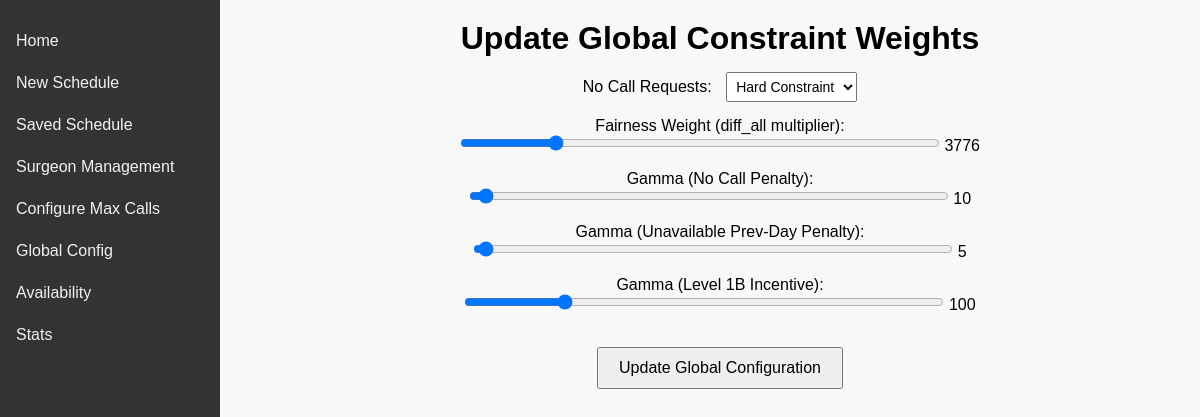
Page /global_config on the earlier database version.
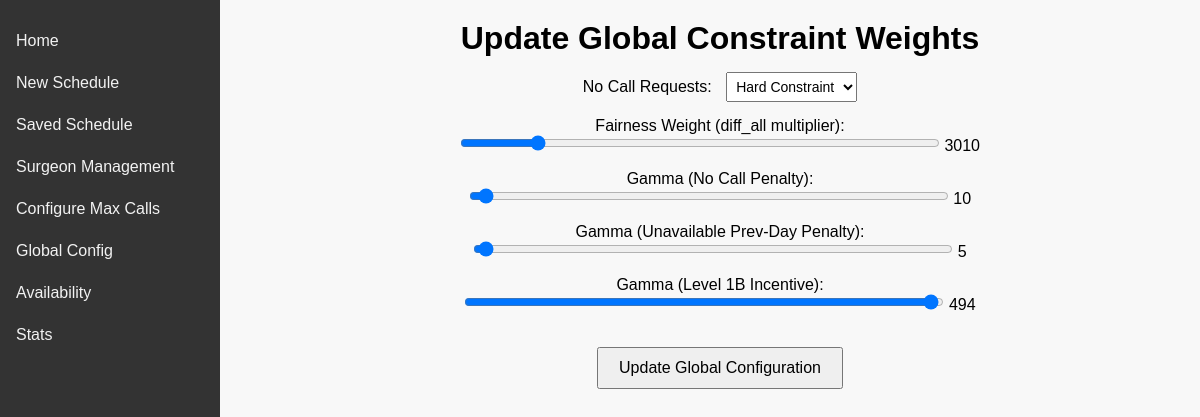
Same page on the later database version.
### tables this page shows
CREATE TABLE global_config (
                key TEXT PRIMARY KEY,
                value TEXT
            );

### app.py (the view)
@app.route('/global_config', methods=['GET', 'POST'])
def global_config_page():
    if request.method == 'POST':
        no_call_hard_val = request.form.get("no_call_hard", "1")
        update_global_config({
            "no_call_hard": no_call_hard_val,
            "fairness_weight": request.form.get("fairness_weight", "1000"),
            "gamma_no_call": request.form.get("gamma_no_call", "10"),
            "gamma_unavail_prev": request.form.get("gamma_unavail_prev", "5"),
            "gamma_1B": request.form.get("gamma_1B", "1")
        })
        flash("Global configuration updated successfully!")
        return redirect(url_for('global_config_page'))
    else:
        config = get_global_config()
        return render_template('global_config.html', config=config)

### app.py (called while the page is built)
def get_global_config():
    db = get_db()
    rows = db.execute("SELECT key, value FROM global_config").fetchall()
    config = {row["key"]: row["value"] for row in rows}
    return config

def get_db():
    db = getattr(g, '_database', None)
    if db is None:
        db = g._database = sqlite3.connect(DATABASE)
        db.row_factory = sqlite3.Row  # Enables dict-like access.
    return db

@app.teardown_appcontext
def close_connection(exception):
    db = getattr(g, '_database', None)
    if db is not None:
        db.close()

### templates/global_config.html (shortened to what this page needs)
{% extends "base.html" %}
{% block content %}
  <h1 style="text-align: center;">Update Global Constraint Weights</h1>
  <form method="post" action="{{ url_for('global_config_page') }}" style="max-width: 600px; margin: auto; text-align: center;">
    <div style="margin: 15px 0;">
      <label for="no_call_hard" style="margin-right: 10px;">No Call Requests:</label>
      <select name="no_call_hard" id="no_call_hard" style="padding: 5px; font-size: 14px;">
        <option value="1" {% if config.get('no_call_hard', '1') == '1' %}selected{% endif %}>Hard Constraint</option>
      </select>
    </div>
    <div style="margin: 15px 0;">
      <label for="fairness_weight">Fairness Weight (diff_all multiplier):</label>
      <br>
      <input type="range" id="fairness_weight" name="fairness_weight" min="0" max="20000" value="{{ config.get('fairness_weight', '1000') }}" style="width: 80%;">
      <span id="fw_display">{{ config.get('fairness_weight', '1000') }}</span>
    </div>
    <div style="margin: 15px 0;">
      <label for="gamma_no_call">Gamma (No Call Penalty):</label>
      <br>
      <input type="range" id="gamma_no_call" name="gamma_no_call" min="0" max="500" value="{{ config.get('gamma_no_call', '10') }}" style="width: 80%;">
      <span id="gnc_display">{{ config.get('gamma_no_call', '10') }}</span>
    </div>
    <div style="margin: 15px 0;">
      <label for="gamma_unavail_prev">Gamma (Unavailable Prev-Day Penalty):</label>
      <br>
      <input type="range" id="gamma_unavail_prev" name="gamma_unavail_prev" min="0" max="500" value="{{ config.get('gamma_unavail_prev', '5') }}" style="width: 80%;">
      <span id="gup_display">{{ config.get('gamma_unavail_prev', '5') }}</span>
    </div>
    <div style="margin: 15px 0;">
      <label for="gamma_1B">Gamma (Level 1B Incentive):</label>
      <br>
      <input type="range" id="gamma_1B" name="gamma_1B" min="0" max="500" value="{{ config.get('gamma_1B', '1') }}" style="width: 80%;">
      <span id="g1b_display">{{ config.get('gamma_1B', '1') }}</span>
    </div>
    <br>
    <button type="submit" style="padding: 10px 20px; font-size: 16px; cursor: pointer;">Update Global Configuration</button>
  </form>
{% endblock %}

### templates/base.html (shortened to what this page needs)
<!DOCTYPE html>
<html lang="en">
<head>
</head>
<body>
  <div class="sidebar">
    <a href="{{ url_for('index') }}">Home</a>
    <a href="{{ url_for('new_schedule') }}">New Schedule</a>
    <a href="{{ url_for('saved_schedule') }}">Saved Schedule</a>
    <a href="{{ url_for('list_surgeons') }}">Surgeon Management</a>
    <a href="{{ url_for('config_max_calls') }}">Configure Max Calls</a>
    <a href="{{ url_for('global_config_page') }}">Global Config</a>
    <a href="{{ url_for('availability') }}">Availability</a>
    <a href="{{ url_for('stats') }}">Stats</a>
  </div>
  <div class="main-content">
    {% block content %}{% endblock %}
  </div>
</body>
</html>

### templates/base.html (style rules this page uses)
* { box-sizing: border-box; margin: 0; padding: 0; }
body, html { font-family: Arial, sans-serif; height: 100%; background-color: #f8f8f8; }
.sidebar { position: fixed; top: 0; left: 0; width: 220px; height: 100%; background-color: #333; overflow-y: auto; padding-top: 20px; }
.sidebar a { display: block; color: #f2f2f2; text-decoration: none; padding: 12px 16px; transition: background-color 0.3s; }
.main-content { margin-left: 240px; padding: 20px; min-height: 100vh; }

Differences in the rows shown:
changed global_config (number 1 of 3 on the later page): fairness_weight "3776" → "3010"; get "3776" → "3010"
changed global_config (number 3 of 3 on the later page): gamma_1B "100" → "494"; get "100" → "494"
